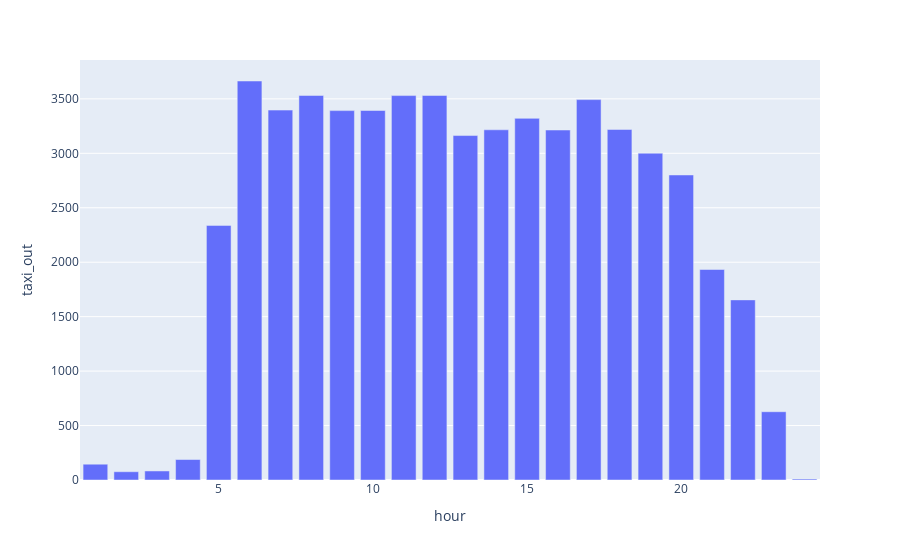

Source (notebook cell):
### Markdown cell above
It looks like there is a small dip in taxi time during the early hours of the day after midnight, increasing during the morning around 7 AM. This makes sense as there should be fewer flights during the early morning hours, which people prefer not to fly at these hours.

### Code cell
taxi_count = taxi_time.groupby('hour').count().reset_index()
px.bar(taxi_count, x='hour', y='taxi_out')

### Figure 1 — Plotly figure (JSON) as saved in the notebook; plotly's stock layout.template omitted (floating-point values rounded to 4 significant figures)
{"data": [{"alignmentgroup": "True", "hovertemplate": "hour=%{x}<br>taxi_out=%{y}<extra></extra>", "legendgroup": "", "marker": {"color": "#636efa", "pattern": {"shape": ""}}, "name": "", "offsetgroup": "", "orientation": "v", "showlegend": false, "textposition": "auto", "type": "bar", "x": [1, 2, 3, 4, 5, 6, 7, 8, 9, 10, 11, 12, 13, 14, 15, 16, 17, 18, 19, 20, 21, 22, 23, 24], "xaxis": "x", "y": [145, 76, 83, 188, 2338, 3664, 3397, 3531, 3392, 3393, 3530, 3531, 3163, 3216, 3321, 3214, 3493, 3219, 3001, 2801, 1933, 1654, 627, 9], "yaxis": "y"}], "layout": {"barmode": "relative", "legend": {"tracegroupgap": 0}, "margin": {"t": 60}, "xaxis": {"anchor": "y", "domain": [0, 1], "title": {"text": "hour"}}, "yaxis": {"anchor": "x", "domain": [0, 1], "title": {"text": "taxi_out"}}}}
